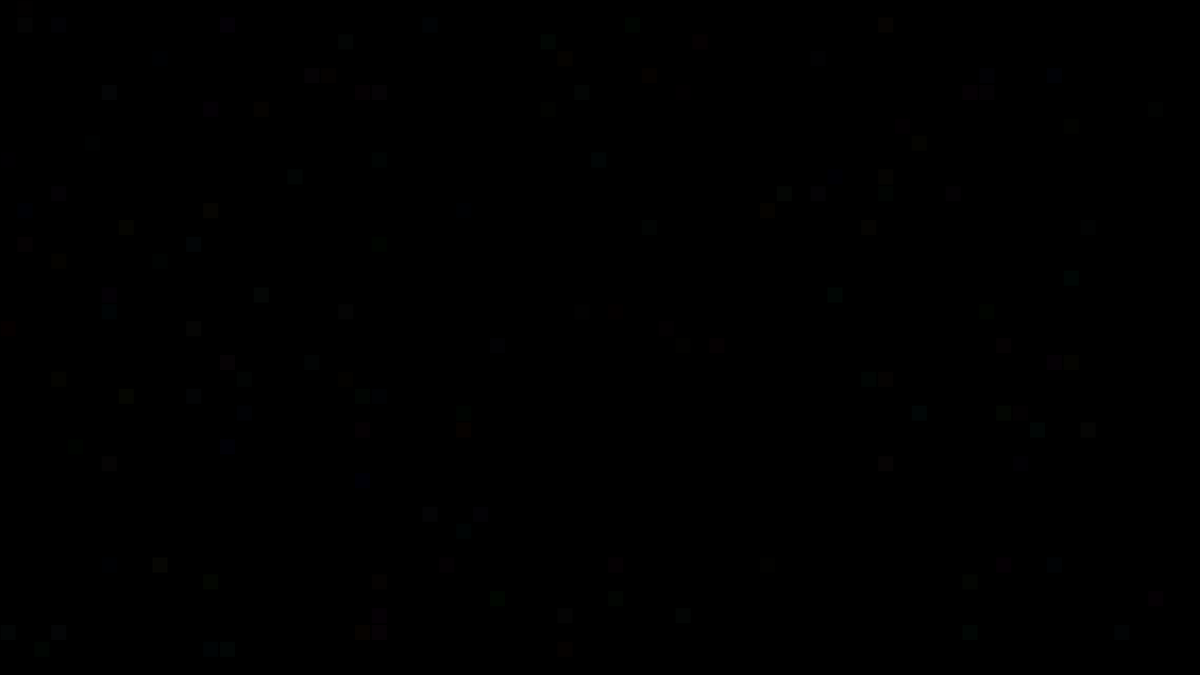
Frame 1 (no input)
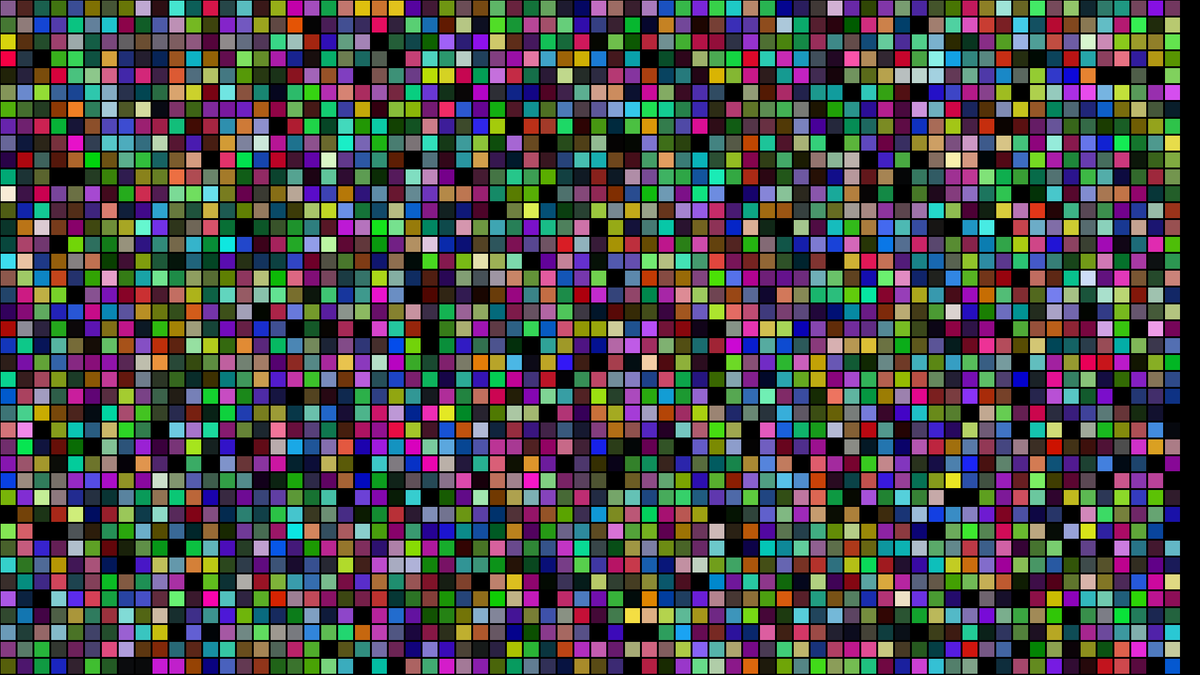
Frame 60 (the mouse pressed at the canvas centre just before this capture)
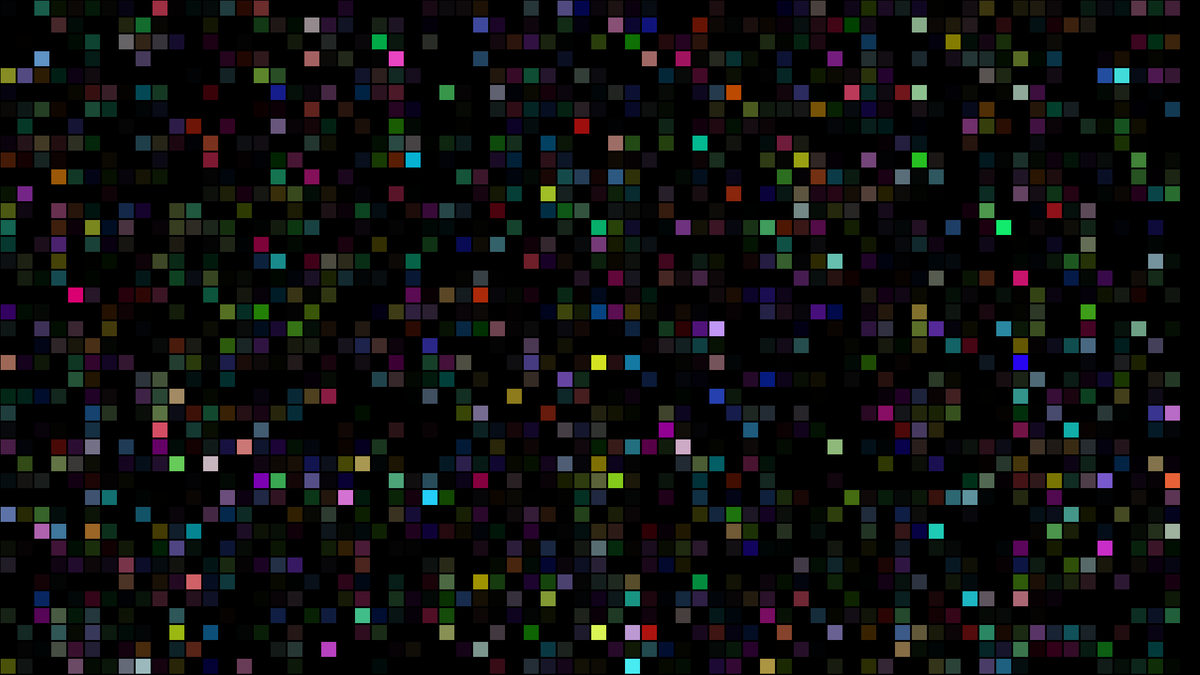
Frame 120 (the mouse held since frame 60 and released just before this capture)

The Processing sketch that drew these frames (run headless with seeded random() and noise(); from frame 60 on, the mouse is pressed at the canvas centre):

// Processing sketch: spriritOfBCN
// ── spriritOfBCN.pde
int sizeX = 25;
int sizeY = 25;
int matrixSizeX = 70;
int matrixSizeY = 40;
int padding = 2;
int[][][] screenMap = new int[matrixSizeX][matrixSizeY][6]; // 0 used or not 1 R 2 G 3 B 4 Alpha 5 fade in /fade out
// city background
int[] city = {
0x00000000, 0x00000000, 0x00000000, 0x00000000, 0x00000000, 0x00000000, 0x00000000, 0x00000000, 0x00000000, 0x00000000, 0x00000000, 0x00000000, 0x00000000, 0x00000000, 0x00000000, 0x00000000, 0x00000000, 0x00000000, 0x00000000, 0x00000000, 0xff000000, 0xff000000, 0xff000000, 0xff000000, 0xff000000, 0xff000000, 0xff000000, 0xff000000, 0xff000000, 0x00000000, 0x00000000, 0x00000000, 0x00000000, 0x00000000, 0x00000000, 0x00000000, 0x00000000, 0x00000000, 0x00000000, 0x00000000, 0x00000000, 0x00000000, 0x00000000, 0x00000000, 0x00000000, 0x00000000, 0x00000000, 0x00000000, 0x00000000, 0x00000000, 0x00000000, 0x00000000, 0x00000000, 0x00000000, 0x00000000, 0x00000000, 0x00000000, 0x00000000, 0x00000000, 0x00000000, 0x00000000, 0x00000000, 0x00000000, 0x00000000, 0x00000000, 0x00000000, 0x00000000, 0x00000000, 0x00000000, 0x00000000, 
0x00000000, 0x00000000, 0x00000000, 0x00000000, 0x00000000, 0x00000000, 0x00000000, 0x00000000, 0x00000000, 0x00000000, 0x00000000, 0x00000000, 0x00000000, 0x00000000, 0x00000000, 0x00000000, 0x00000000, 0x00000000, 0xff000000, 0xff000000, 0xff000000, 0xff000000, 0xff000000, 0xff000000, 0xff000000, 0xff000000, 0xff000000, 0xff000000, 0xff000000, 0x00000000, 0x00000000, 0xff000000, 0x00000000, 0x00000000, 0x00000000, 0x00000000, 0x00000000, 0x00000000, 0x00000000, 0x00000000, 0x00000000, 0x00000000, 0x00000000, 0x00000000, 0x00000000, 0x00000000, 0x00000000, 0x00000000, 0x00000000, 0x00000000, 0x00000000, 0x00000000, 0x00000000, 0x00000000, 0x00000000, 0x00000000, 0x00000000, 0x00000000, 0x00000000, 0x00000000, 0x00000000, 0x00000000, 0x00000000, 0x00000000, 0x00000000, 0x00000000, 0x00000000, 0x00000000, 0x00000000, 0x00000000, 
0x00000000, 0x00000000, 0x00000000, 0x00000000, 0x00000000, 0x00000000, 0x00000000, 0x00000000, 0x00000000, 0x00000000, 0x00000000, 0x00000000, 0x00000000, 0x00000000, 0x00000000, 0x00000000, 0x00000000, 0x00000000, 0xff000000, 0xff000000, 0xff000000, 0xff000000, 0xff000000, 0xff000000, 0xff000000, 0xff000000, 0x00000000, 0x00000000, 0x00000000, 0x00000000, 0xff000000, 0xff000000, 0x00000000, 0x00000000, 0x00000000, 0x00000000, 0x00000000, 0x00000000, 0x00000000, 0x00000000, 0x00000000, 0x00000000, 0x00000000, 0x00000000, 0x00000000, 0x00000000, 0x00000000, 0x00000000, 0x00000000, 0x00000000, 0x00000000, 0x00000000, 0x00000000, 0x00000000, 0x00000000, 0x00000000, 0x00000000, 0x00000000, 0x00000000, 0x00000000, 0x00000000, 0x00000000, 0x00000000, 0x00000000, 0x00000000, 0x00000000, 0x00000000, 0x00000000, 0x00000000, 0x00000000, 
0x00000000, 0x00000000, 0x00000000, 0x00000000, 0x00000000, 0x00000000, 0x00000000, 0x00000000, 0x00000000, 0x00000000, 0x00000000, 0x00000000, 0x00000000, 0x00000000, 0x00000000, 0x00000000, 0x00000000, 0x00000000, 0x00000000, 0x00000000, 0x00000000, 0x00000000, 0x00000000, 0x00000000, 0x00000000, 0x00000000, 0x00000000, 0x00000000, 0x00000000, 0xff000000, 0xff000000, 0xff000000, 0xff000000, 0x00000000, 0x00000000, 0x00000000, 0x00000000, 0x00000000, 0x00000000, 0x00000000, 0x00000000, 0x00000000, 0x00000000, 0x00000000, 0x00000000, 0x00000000, 0x00000000, 0x00000000, 0x00000000, 0x00000000, 0x00000000, 0x00000000, 0x00000000, 0x00000000, 0x00000000, 0x00000000, 0x00000000, 0x00000000, 0x00000000, 0x00000000, 0x00000000, 0x00000000, 0x00000000, 0x00000000, 0x00000000, 0x00000000, 0x00000000, 0x00000000, 0x00000000, 0x00000000, 
0x00000000, 0x00000000, 0x00000000, 0x00000000, 0x00000000, 0x00000000, 0x00000000, 0x00000000, 0x00000000, 0x00000000, 0x00000000, 0x00000000, 0x00000000, 0x00000000, 0x00000000, 0x00000000, 0x00000000, 0x00000000, 0x00000000, 0x00000000, 0x00000000, 0x00000000, 0x00000000, 0x00000000, 0x00000000, 0x00000000, 0x00000000, 0x00000000, 0xff000000, 0xff000000, 0xff000000, 0xff000000, 0xff000000, 0x00000000, 0x00000000, 0x00000000, 0x00000000, 0x00000000, 0x00000000, 0x00000000, 0x00000000, 0x00000000, 0x00000000, 0x00000000, 0x00000000, 0x00000000, 0x00000000, 0x00000000, 0x00000000, 0x00000000, 0x00000000, 0x00000000, 0x00000000, 0x00000000, 0x00000000, 0x00000000, 0x00000000, 0x00000000, 0x00000000, 0x00000000, 0x00000000, 0x00000000, 0x00000000, 0x00000000, 0x00000000, 0x00000000, 0x00000000, 0x00000000, 0x00000000, 0x00000000, 
0x00000000, 0x00000000, 0x00000000, 0x00000000, 0x00000000, 0x00000000, 0x00000000, 0x00000000, 0x00000000, 0x00000000, 0x00000000, 0x00000000, 0x00000000, 0x00000000, 0x00000000, 0x00000000, 0x00000000, 0x00000000, 0x00000000, 0x00000000, 0x00000000, 0x00000000, 0x00000000, 0x00000000, 0x00000000, 0x00000000, 0xff000000, 0xff000000, 0xff000000, 0xff000000, 0xff000000, 0xff000000, 0xff000000, 0x00000000, 0x00000000, 0x00000000, 0x00000000, 0x00000000, 0x00000000, 0x00000000, 0x00000000, 0x00000000, 0x00000000, 0x00000000, 0x00000000, 0x00000000, 0x00000000, 0x00000000, 0x00000000, 0x00000000, 0x00000000, 0x00000000, 0x00000000, 0x00000000, 0x00000000, 0x00000000, 0x00000000, 0x00000000, 0x00000000, 0x00000000, 0x00000000, 0x00000000, 0x00000000, 0x00000000, 0x00000000, 0x00000000, 0x00000000, 0x00000000, 0x00000000, 0x00000000, 
0x00000000, 0x00000000, 0x00000000, 0x00000000, 0x00000000, 0x00000000, 0x00000000, 0x00000000, 0x00000000, 0x00000000, 0x00000000, 0x00000000, 0x00000000, 0x00000000, 0x00000000, 0x00000000, 0x00000000, 0x00000000, 0x00000000, 0x00000000, 0x00000000, 0xff000000, 0xff000000, 0xff000000, 0xff000000, 0xff000000, 0xff000000, 0xff000000, 0xff000000, 0xff000000, 0xff000000, 0xff000000, 0xff000000, 0x00000000, 0x00000000, 0x00000000, 0x00000000, 0x00000000, 0x00000000, 0x00000000, 0x00000000, 0x00000000, 0x00000000, 0x00000000, 0x00000000, 0x00000000, 0x00000000, 0x00000000, 0x00000000, 0x00000000, 0x00000000, 0x00000000, 0x00000000, 0x00000000, 0x00000000, 0x00000000, 0x00000000, 0x00000000, 0x00000000, 0x00000000, 0x00000000, 0x00000000, 0x00000000, 0x00000000, 0x00000000, 0x00000000, 0x00000000, 0x00000000, 0x00000000, 0x00000000, 
0x00000000, 0x00000000, 0x00000000, 0x00000000, 0x00000000, 0x00000000, 0x00000000, 0x00000000, 0x00000000, 0x00000000, 0x00000000, 0x00000000, 0x00000000, 0x00000000, 0x00000000, 0x00000000, 0x00000000, 0x00000000, 0x00000000, 0x00000000, 0x00000000, 0xff000000, 0xff000000, 0xff000000, 0xff000000, 0xff000000, 0xff000000, 0xff000000, 0xff000000, 0xff000000, 0xff000000, 0xff000000, 0xff000000, 0x00000000, 0x00000000, 0x00000000, 0x00000000, 0x00000000, 0x00000000, 0x00000000, 0x00000000, 0x00000000, 0x00000000, 0x00000000, 0x00000000, 0x00000000, 0x00000000, 0x00000000, 0x00000000, 0x00000000, 0x00000000, 0x00000000, 0x00000000, 0x00000000, 0x00000000, 0x00000000, 0x00000000, 0x00000000, 0x00000000, 0x00000000, 0x00000000, 0x00000000, 0x00000000, 0x00000000, 0x00000000, 0x00000000, 0x00000000, 0x00000000, 0x00000000, 0x00000000, 
0x00000000, 0x00000000, 0x00000000, 0x00000000, 0x00000000, 0x00000000, 0x00000000, 0x00000000, 0x00000000, 0x00000000, 0x00000000, 0x00000000, 0x00000000, 0x00000000, 0x00000000, 0x00000000, 0x00000000, 0x00000000, 0x00000000, 0x00000000, 0x00000000, 0x00000000, 0xff000000, 0xff000000, 0xff000000, 0xff000000, 0xff000000, 0xff000000, 0xff000000, 0xff000000, 0xff000000, 0xff000000, 0xff000000, 0xff000000, 0x00000000, 0x00000000, 0x00000000, 0x00000000, 0x00000000, 0x00000000, 0x00000000, 0x00000000, 0x00000000, 0x00000000, 0x00000000, 0x00000000, 0x00000000, 0x00000000, 0x00000000, 0x00000000, 0x00000000, 0x00000000, 0x00000000, 0x00000000, 0x00000000, 0x00000000, 0x00000000, 0x00000000, 0x00000000, 0x00000000, 0x00000000, 0x00000000, 0x00000000, 0x00000000, 0x00000000, 0x00000000, 0x00000000, 0x00000000, 0x00000000, 0x00000000, 
0x00000000, 0x00000000, 0x00000000, 0x00000000, 0x00000000, 0x00000000, 0x00000000, 0x00000000, 0x00000000, 0x00000000, 0x00000000, 0x00000000, 0x00000000, 0x00000000, 0x00000000, 0x00000000, 0x00000000, 0x00000000, 0x00000000, 0x00000000, 0x00000000, 0x00000000, 0x00000000, 0xff000000, 0xff000000, 0xff000000, 0xff000000, 0xff000000, 0xff000000, 0xff000000, 0xff000000, 0xff000000, 0xff000000, 0xff000000, 0xff000000, 0x00000000, 0x00000000, 0x00000000, 0x00000000, 0x00000000, 0x00000000, 0x00000000, 0xff000000, 0xff000000, 0xff000000, 0xff000000, 0x00000000, 0x00000000, 0x00000000, 0x00000000, 0x00000000, 0x00000000, 0x00000000, 0x00000000, 0x00000000, 0x00000000, 0x00000000, 0x00000000, 0x00000000, 0x00000000, 0x00000000, 0x00000000, 0x00000000, 0x00000000, 0x00000000, 0x00000000, 0x00000000, 0x00000000, 0x00000000, 0x00000000, 
0x00000000, 0x00000000, 0x00000000, 0x00000000, 0x00000000, 0x00000000, 0x00000000, 0x00000000, 0x00000000, 0x00000000, 0x00000000, 0x00000000, 0x00000000, 0x00000000, 0x00000000, 0x00000000, 0x00000000, 0x00000000, 0x00000000, 0x00000000, 0x00000000, 0x00000000, 0x00000000, 0x00000000, 0x00000000, 0x00000000, 0x00000000, 0xff000000, 0xff000000, 0xff000000, 0xff000000, 0xff000000, 0xff000000, 0xff000000, 0xff000000, 0x00000000, 0x00000000, 0x00000000, 0x00000000, 0x00000000, 0x00000000, 0x00000000, 0xff000000, 0xff000000, 0xff000000, 0xff000000, 0x00000000, 0x00000000, 0x00000000, 0x00000000, 0x00000000, 0x00000000, 0x00000000, 0x00000000, 0x00000000, 0x00000000, 0x00000000, 0x00000000, 0x00000000, 0x00000000, 0x00000000, 0x00000000, 0x00000000, 0x00000000, 0x00000000, 0x00000000, 0x00000000, 0x00000000, 0x00000000, 0x00000000, 
0x00000000, 0x00000000, 0x00000000, 0x00000000, 0x00000000, 0x00000000, 0x00000000, 0x00000000, 0x00000000, 0x00000000, 0x00000000, 0x00000000, 0x00000000, 0x00000000, 0x00000000, 0x00000000, 0x00000000, 0x00000000, 0x00000000, 0x00000000, 0x00000000, 0x00000000, 0x00000000, 0x00000000, 0x00000000, 0x00000000, 0x00000000, 0xff000000, 0xff000000, 0xff000000, 0xff000000, 0xff000000, 0xff000000, 0xff000000, 0xff000000, 0xff000000, 0x00000000, 0x00000000, 0x00000000, 0x00000000, 0x00000000, 0xff000000, 0xff000000, 0xff000000, 0xff000000, 0xff000000, 0xff000000, 0xff000000, 0xff000000, 0xff000000, 0x00000000, 0x00000000, 0x00000000, 0x00000000, 0x00000000, 0x00000000, 0x00000000, 0x00000000, 0x00000000, 0x00000000, 0x00000000, 0x00000000, 0x00000000, 0x00000000, 0x00000000, 0x00000000, 0x00000000, 0x00000000, 0x00000000, 0x00000000, 
0x00000000, 0x00000000, 0x00000000, 0x00000000, 0x00000000, 0x00000000, 0x00000000, 0x00000000, 0x00000000, 0x00000000, 0x00000000, 0x00000000, 0x00000000, 0x00000000, 0x00000000, 0x00000000, 0x00000000, 0x00000000, 0x00000000, 0x00000000, 0x00000000, 0x00000000, 0x00000000, 0x00000000, 0x00000000, 0x00000000, 0x00000000, 0xff000000, 0xff000000, 0xff000000, 0xff000000, 0xff000000, 0xff000000, 0xff000000, 0xff000000, 0xff000000, 0xff000000, 0x00000000, 0x00000000, 0x00000000, 0xff000000, 0xff000000, 0xff000000, 0xff000000, 0xff000000, 0xff000000, 0xff000000, 0xff000000, 0xff000000, 0xff000000, 0xff000000, 0xff000000, 0xff000000, 0x00000000, 0x00000000, 0x00000000, 0x00000000, 0x00000000, 0x00000000, 0x00000000, 0x00000000, 0x00000000, 0x00000000, 0x00000000, 0x00000000, 0x00000000, 0x00000000, 0x00000000, 0x00000000, 0x00000000, 
0x00000000, 0x00000000, 0x00000000, 0x00000000, 0x00000000, 0x00000000, 0x00000000, 0x00000000, 0x00000000, 0x00000000, 0x00000000, 0x00000000, 0x00000000, 0x00000000, 0x00000000, 0x00000000, 0x00000000, 0x00000000, 0x00000000, 0x00000000, 0x00000000, 0x00000000, 0x00000000, 0x00000000, 0x00000000, 0x00000000, 0x00000000, 0x00000000, 0xff000000, 0xff000000, 0xff000000, 0xff000000, 0xff000000, 0xff000000, 0xff000000, 0xff000000, 0xff000000, 0xff000000, 0xff000000, 0xff000000, 0xff000000, 0xff000000, 0xff000000, 0xff000000, 0xff000000, 0xff000000, 0xff000000, 0xff000000, 0xff000000, 0xff000000, 0xff000000, 0xff000000, 0xff000000, 0xff000000, 0xff000000, 0x00000000, 0x00000000, 0x00000000, 0xff000000, 0xff000000, 0xff000000, 0xff000000, 0x00000000, 0x00000000, 0x00000000, 0x00000000, 0x00000000, 0x00000000, 0x00000000, 0x00000000, 
0x00000000, 0x00000000, 0x00000000, 0x00000000, 0x00000000, 0x00000000, 0x00000000, 0x00000000, 0x00000000, 0x00000000, 0x00000000, 0x00000000, 0x00000000, 0x00000000, 0x00000000, 0x00000000, 0x00000000, 0x00000000, 0x00000000, 0x00000000, 0x00000000, 0x00000000, 0x00000000, 0x00000000, 0x00000000, 0x00000000, 0x00000000, 0x00000000, 0xff000000, 0xff000000, 0xff000000, 0xff000000, 0xff000000, 0xff000000, 0xff000000, 0xff000000, 0xff000000, 0xff000000, 0xff000000, 0xff000000, 0xff000000, 0xff000000, 0xff000000, 0xff000000, 0xff000000, 0xff000000, 0xff000000, 0xff000000, 0xff000000, 0xff000000, 0xff000000, 0xff000000, 0xff000000, 0xff000000, 0xff000000, 0xff000000, 0xff000000, 0xff000000, 0xff000000, 0xff000000, 0xff000000, 0xff000000, 0x00000000, 0x00000000, 0x00000000, 0x00000000, 0x00000000, 0x00000000, 0x00000000, 0x00000000, 
0x00000000, 0x00000000, 0x00000000, 0x00000000, 0x00000000, 0x00000000, 0x00000000, 0x00000000, 0x00000000, 0x00000000, 0x00000000, 0x00000000, 0x00000000, 0x00000000, 0x00000000, 0x00000000, 0x00000000, 0x00000000, 0x00000000, 0x00000000, 0x00000000, 0x00000000, 0x00000000, 0x00000000, 0x00000000, 0x00000000, 0x00000000, 0xff000000, 0xff000000, 0xff000000, 0xff000000, 0xff000000, 0xff000000, 0xff000000, 0xff000000, 0xff000000, 0xff000000, 0xff000000, 0xff000000, 0xff000000, 0xff000000, 0xff000000, 0xff000000, 0xff000000, 0xff000000, 0xff000000, 0xff000000, 0xff000000, 0xff000000, 0xff000000, 0xff000000, 0xff000000, 0xff000000, 0xff000000, 0xff000000, 0xff000000, 0xff000000, 0xff000000, 0xff000000, 0xff000000, 0xff000000, 0xff000000, 0x00000000, 0x00000000, 0x00000000, 0x00000000, 0x00000000, 0x00000000, 0x00000000, 0x00000000, 
0x00000000, 0x00000000, 0x00000000, 0x00000000, 0x00000000, 0x00000000, 0x00000000, 0x00000000, 0x00000000, 0x00000000, 0x00000000, 0x00000000, 0x00000000, 0x00000000, 0x00000000, 0x00000000, 0x00000000, 0x00000000, 0x00000000, 0xff000000, 0xff000000, 0xff000000, 0xff000000, 0xff000000, 0xff000000, 0xff000000, 0xff000000, 0xff000000, 0xff000000, 0xff000000, 0xff000000, 0xff000000, 0xff000000, 0xff000000, 0xff000000, 0xff000000, 0xff000000, 0xff000000, 0xff000000, 0xff000000, 0xff000000, 0xff000000, 0xff000000, 0xff000000, 0xff000000, 0xff000000, 0xff000000, 0xff000000, 0xff000000, 0xff000000, 0xff000000, 0xff000000, 0xff000000, 0xff000000, 0xff000000, 0xff000000, 0xff000000, 0xff000000, 0xff000000, 0xff000000, 0xff000000, 0xff000000, 0x00000000, 0x00000000, 0x00000000, 0x00000000, 0x00000000, 0x00000000, 0x00000000, 0x00000000, 
0x00000000, 0x00000000, 0x00000000, 0x00000000, 0x00000000, 0x00000000, 0x00000000, 0x00000000, 0x00000000, 0x00000000, 0x00000000, 0x00000000, 0x00000000, 0x00000000, 0x00000000, 0x00000000, 0x00000000, 0x00000000, 0xff000000, 0xff000000, 0xff000000, 0xff000000, 0xff000000, 0xff000000, 0xff000000, 0xff000000, 0xff000000, 0xff000000, 0xff000000, 0xff000000, 0xff000000, 0xff000000, 0xff000000, 0xff000000, 0xff000000, 0xff000000, 0xff000000, 0xff000000, 0xff000000, 0xff000000, 0xff000000, 0xff000000, 0xff000000, 0xff000000, 0xff000000, 0xff000000, 0xff000000, 0xff000000, 0xff000000, 0xff000000, 0xff000000, 0xff000000, 0xff000000, 0xff000000, 0xff000000, 0xff000000, 0xff000000, 0xff000000, 0xff000000, 0xff000000, 0xff000000, 0x00000000, 0x00000000, 0x00000000, 0x00000000, 0x00000000, 0x00000000, 0x00000000, 0x00000000, 0x00000000, 
0x00000000, 0x00000000, 0x00000000, 0x00000000, 0x00000000, 0x00000000, 0x00000000, 0x00000000, 0x00000000, 0x00000000, 0x00000000, 0x00000000, 0x00000000, 0x00000000, 0x00000000, 0x00000000, 0x00000000, 0x00000000, 0xff000000, 0xff000000, 0xff000000, 0xff000000, 0xff000000, 0xff000000, 0xff000000, 0xff000000, 0xff000000, 0xff000000, 0xff000000, 0xff000000, 0xff000000, 0xff000000, 0xff000000, 0xff000000, 0xff000000, 0xff000000, 0xff000000, 0xff000000, 0xff000000, 0xff000000, 0xff000000, 0xff000000, 0xff000000, 0xff000000, 0xff000000, 0xff000000, 0xff000000, 0xff000000, 0xff000000, 0xff000000, 0xff000000, 0xff000000, 0xff000000, 0xff000000, 0xff000000, 0xff000000, 0xff000000, 0xff000000, 0xff000000, 0xff000000, 0xff000000, 0x00000000, 0x00000000, 0x00000000, 0x00000000, 0x00000000, 0x00000000, 0x00000000, 0x00000000, 0x00000000, 
0x00000000, 0x00000000, 0x00000000, 0x00000000, 0x00000000, 0x00000000, 0x00000000, 0x00000000, 0x00000000, 0x00000000, 0x00000000, 0x00000000, 0x00000000, 0x00000000, 0x00000000, 0x00000000, 0x00000000, 0x00000000, 0xff000000, 0xff000000, 0xff000000, 0xff000000, 0xff000000, 0xff000000, 0xff000000, 0xff000000, 0xff000000, 0xff000000, 0xff000000, 0xff000000, 0xff000000, 0xff000000, 0xff000000, 0xff000000, 0xff000000, 0xff000000, 0xff000000, 0xff000000, 0xff000000, 0xff000000, 0xff000000, 0xff000000, 0xff000000, 0xff000000, 0xff000000, 0xff000000, 0xff000000, 0xff000000, 0xff000000, 0xff000000, 0xff000000, 0xff000000, 0xff000000, 0xff000000, 0xff000000, 0xff000000, 0xff000000, 0xff000000, 0xff000000, 0xff000000, 0xff000000, 0x00000000, 0x00000000, 0x00000000, 0x00000000, 0x00000000, 0x00000000, 0x00000000, 0x00000000, 0x00000000, 
0x00000000, 0x00000000, 0x00000000, 0x00000000, 0x00000000, 0x00000000, 0x00000000, 0x00000000, 0x00000000, 0x00000000, 0x00000000, 0x00000000, 0x00000000, 0x00000000, 0x00000000, 0x00000000, 0x00000000, 0xff000000, 0xff000000, 0xff000000, 0xff000000, 0xff000000, 0xff000000, 0xff000000, 0xff000000, 0xff000000, 0xff000000, 0xff000000, 0xff000000, 0xff000000, 0xff000000, 0xff000000, 0xff000000, 0xff000000, 0xff000000, 0xff000000, 0xff000000, 0xff000000, 0xff000000, 0xff000000, 0xff000000, 0xff000000, 0xff000000, 0xff000000, 0xff000000, 0xff000000, 0xff000000, 0xff000000, 0xff000000, 0xff000000, 0xff000000, 0xff000000, 0xff000000, 0xff000000, 0xff000000, 0xff000000, 0xff000000, 0xff000000, 0xff000000, 0xff000000, 0x00000000, 0x00000000, 0x00000000, 0x00000000, 0x00000000, 0x00000000, 0x00000000, 0x00000000, 0x00000000, 0x00000000, 
0x00000000, 0x00000000, 0x00000000, 0x00000000, 0x00000000, 0x00000000, 0x00000000, 0x00000000, 0x00000000, 0x00000000, 0x00000000, 0x00000000, 0x00000000, 0x00000000, 0x00000000, 0x00000000, 0x00000000, 0xff000000, 0xff000000, 0xff000000, 0xff000000, 0xff000000, 0xff000000, 0xff000000, 0xff000000, 0xff000000, 0xff000000, 0xff000000, 0xff000000, 0xff000000, 0xff000000, 0xff000000, 0xff000000, 0xff000000, 0xff000000, 0xff000000, 0xff000000, 0xff000000, 0xff000000, 0xff000000, 0xff000000, 0xff000000, 0xff000000, 0xff000000, 0xff000000, 0xff000000, 0xff000000, 0xff000000, 0xff000000, 0xff000000, 0xff000000, 0xff000000, 0xff000000, 0xff000000, 0xff000000, 0xff000000, 0xff000000, 0xff000000, 0xff000000, 0xff000000, 0x00000000, 0x00000000, 0x00000000, 0x00000000, 0x00000000, 0x00000000, 0x00000000, 0x00000000, 0x00000000, 0x00000000, 
0x00000000, 0x00000000, 0x00000000, 0x00000000, 0x00000000, 0x00000000, 0x00000000, 0x00000000, 0x00000000, 0x00000000, 0x00000000, 0x00000000, 0x00000000, 0x00000000, 0x00000000, 0x00000000, 0x00000000, 0xff000000, 0xff000000, 0xff000000, 0xff000000, 0xff000000, 0xff000000, 0xff000000, 0xff000000, 0xff000000, 0xff000000, 0xff000000, 0xff000000, 0xff000000, 0xff000000, 0xff000000, 0xff000000, 0xff000000, 0xff000000, 0xff000000, 0xff000000, 0xff000000, 0xff000000, 0xff000000, 0xff000000, 0xff000000, 0xff000000, 0xff000000, 0xff000000, 0xff000000, 0xff000000, 0xff000000, 0xff000000, 0xff000000, 0xff000000, 0xff000000, 0xff000000, 0xff000000, 0xff000000, 0xff000000, 0xff000000, 0xff000000, 0xff000000, 0xff000000, 0x00000000, 0x00000000, 0x00000000, 0x00000000, 0x00000000, 0x00000000, 0x00000000, 0x00000000, 0x00000000, 0x00000000, 
0x00000000, 0x00000000, 0xff000000, 0xff000000, 0xff000000, 0xff000000, 0xff000000, 0x00000000, 0x00000000, 0x00000000, 0x00000000, 0x00000000, 0x00000000, 0x00000000, 0x00000000, 0x00000000, 0x00000000, 0xff000000, 0xff000000, 0xff000000, 0xff000000, 0xff000000, 0xff000000, 0xff000000, 0xff000000, 0xff000000, 0xff000000, 0xff000000, 0xff000000, 0xff000000, 0xff000000, 0xff000000, 0xff000000, 0xff000000, 0xff000000, 0xff000000, 0xff000000, 0xff000000, 0xff000000, 0xff000000, 0xff000000, 0xff000000, 0xff000000, 0xff000000, 0xff000000, 0xff000000, 0xff000000, 0xff000000, 0xff000000, 0xff000000, 0xff000000, 0xff000000, 0xff000000, 0xff000000, 0xff000000, 0xff000000, 0xff000000, 0xff000000, 0xff000000, 0xff000000, 0x00000000, 0x00000000, 0x00000000, 0x00000000, 0x00000000, 0x00000000, 0x00000000, 0x00000000, 0x00000000, 0x00000000, 
0x00000000, 0x00000000, 0xff000000, 0xff000000, 0xff000000, 0xff000000, 0xff000000, 0xff000000, 0xff000000, 0xff000000, 0x00000000, 0x00000000, 0x00000000, 0x00000000, 0x00000000, 0xff000000, 0xff000000, 0xff000000, 0xff000000, 0xff000000, 0xff000000, 0xff000000, 0xff000000, 0xff000000, 0xff000000, 0xff000000, 0xff000000, 0xff000000, 0xff000000, 0xff000000, 0xff000000, 0xff000000, 0xff000000, 0xff000000, 0xff000000, 0xff000000, 0xff000000, 0xff000000, 0xff000000, 0xff000000, 0xff000000, 0xff000000, 0xff000000, 0xff000000, 0xff000000, 0xff000000, 0xff000000, 0xff000000, 0xff000000, 0xff000000, 0xff000000, 0xff000000, 0xff000000, 0xff000000, 0xff000000, 0xff000000, 0xff000000, 0xff000000, 0xff000000, 0x00000000, 0x00000000, 0x00000000, 0x00000000, 0x00000000, 0x00000000, 0x00000000, 0x00000000, 0x00000000, 0x00000000, 0x00000000, 
0x00000000, 0x00000000, 0xff000000, 0xff000000, 0xff000000, 0xff000000, 0xff000000, 0xff000000, 0xff000000, 0xff000000, 0xff000000, 0xff000000, 0x00000000, 0x00000000, 0x00000000, 0xff000000, 0xff000000, 0xff000000, 0xff000000, 0xff000000, 0xff000000, 0xff000000, 0xff000000, 0xff000000, 0xff000000, 0xff000000, 0xff000000, 0xff000000, 0xff000000, 0xff000000, 0xff000000, 0xff000000, 0xff000000, 0xff000000, 0xff000000, 0xff000000, 0xff000000, 0xff000000, 0xff000000, 0xff000000, 0xff000000, 0xff000000, 0xff000000, 0xff000000, 0xff000000, 0xff000000, 0xff000000, 0xff000000, 0xff000000, 0xff000000, 0xff000000, 0xff000000, 0xff000000, 0xff000000, 0xff000000, 0xff000000, 0xff000000, 0xff000000, 0xff000000, 0x00000000, 0x00000000, 0x00000000, 0x00000000, 0x00000000, 0x00000000, 0x00000000, 0x00000000, 0x00000000, 0x00000000, 0x00000000, 
0x00000000, 0x00000000, 0x00000000, 0xff000000, 0xff000000, 0xff000000, 0xff000000, 0xff000000, 0xff000000, 0xff000000, 0xff000000, 0xff000000, 0xff000000, 0xff000000, 0xff000000, 0xff000000, 0xff000000, 0xff000000, 0xff000000, 0xff000000, 0xff000000, 0xff000000, 0xff000000, 0xff000000, 0xff000000, 0xff000000, 0xff000000, 0xff000000, 0xff000000, 0xff000000, 0xff000000, 0xff000000, 0xff000000, 0xff000000, 0xff000000, 0xff000000, 0xff000000, 0xff000000, 0xff000000, 0xff000000, 0xff000000, 0xff000000, 0xff000000, 0xff000000, 0xff000000, 0xff000000, 0xff000000, 0xff000000, 0xff000000, 0xff000000, 0xff000000, 0xff000000, 0xff000000, 0xff000000, 0xff000000, 0xff000000, 0xff000000, 0xff000000, 0xff000000, 0x00000000, 0x00000000, 0x00000000, 0x00000000, 0x00000000, 0x00000000, 0x00000000, 0x00000000, 0x00000000, 0x00000000, 0x00000000, 
0x00000000, 0x00000000, 0x00000000, 0xff000000, 0xff000000, 0xff000000, 0xff000000, 0xff000000, 0xff000000, 0xff000000, 0xff000000, 0xff000000, 0xff000000, 0xff000000, 0xff000000, 0xff000000, 0xff000000, 0xff000000, 0xff000000, 0xff000000, 0xff000000, 0xff000000, 0xff000000, 0xff000000, 0xff000000, 0xff000000, 0xff000000, 0xff000000, 0xff000000, 0xff000000, 0xff000000, 0xff000000, 0xff000000, 0xff000000, 0xff000000, 0xff000000, 0xff000000, 0xff000000, 0xff000000, 0xff000000, 0xff000000, 0xff000000, 0xff000000, 0xff000000, 0xff000000, 0xff000000, 0xff000000, 0xff000000, 0xff000000, 0xff000000, 0xff000000, 0xff000000, 0xff000000, 0xff000000, 0xff000000, 0xff000000, 0xff000000, 0xff000000, 0x00000000, 0x00000000, 0x00000000, 0x00000000, 0x00000000, 0x00000000, 0x00000000, 0x00000000, 0x00000000, 0x00000000, 0x00000000, 0x00000000, 
0x00000000, 0x00000000, 0x00000000, 0xff000000, 0xff000000, 0xff000000, 0xff000000, 0xff000000, 0xff000000, 0xff000000, 0xff000000, 0xff000000, 0xff000000, 0xff000000, 0xff000000, 0xff000000, 0xff000000, 0xff000000, 0xff000000, 0xff000000, 0xff000000, 0xff000000, 0xff000000, 0xff000000, 0xff000000, 0xff000000, 0xff000000, 0xff000000, 0xff000000, 0xff000000, 0xff000000, 0xff000000, 0xff000000, 0xff000000, 0xff000000, 0xff000000, 0xff000000, 0xff000000, 0xff000000, 0xff000000, 0xff000000, 0xff000000, 0xff000000, 0xff000000, 0xff000000, 0xff000000, 0xff000000, 0xff000000, 0xff000000, 0xff000000, 0xff000000, 0xff000000, 0xff000000, 0xff000000, 0xff000000, 0xff000000, 0xff000000, 0xff000000, 0x00000000, 0x00000000, 0x00000000, 0x00000000, 0x00000000, 0x00000000, 0x00000000, 0x00000000, 0x00000000, 0x00000000, 0x00000000, 0x00000000, 
0x00000000, 0x00000000, 0x00000000, 0x00000000, 0xff000000, 0xff000000, 0xff000000, 0xff000000, 0xff000000, 0xff000000, 0xff000000, 0xff000000, 0xff000000, 0xff000000, 0xff000000, 0xff000000, 0xff000000, 0xff000000, 0xff000000, 0xff000000, 0xff000000, 0xff000000, 0xff000000, 0xff000000, 0xff000000, 0xff000000, 0xff000000, 0xff000000, 0xff000000, 0xff000000, 0xff000000, 0xff000000, 0xff000000, 0xff000000, 0xff000000, 0xff000000, 0xff000000, 0xff000000, 0xff000000, 0xff000000, 0xff000000, 0xff000000, 0xff000000, 0xff000000, 0xff000000, 0xff000000, 0xff000000, 0xff000000, 0xff000000, 0xff000000, 0xff000000, 0xff000000, 0xff000000, 0xff000000, 0xff000000, 0xff000000, 0xff000000, 0xff000000, 0x00000000, 0x00000000, 0x00000000, 0x00000000, 0x00000000, 0x00000000, 0x00000000, 0x00000000, 0x00000000, 0x00000000, 0x00000000, 0x00000000, 
0x00000000, 0x00000000, 0x00000000, 0x00000000, 0x00000000, 0xff000000, 0xff000000, 0xff000000, 0xff000000, 0xff000000, 0xff000000, 0xff000000, 0xff000000, 0xff000000, 0xff000000, 0xff000000, 0xff000000, 0xff000000, 0xff000000, 0xff000000, 0xff000000, 0xff000000, 0xff000000, 0xff000000, 0xff000000, 0xff000000, 0xff000000, 0xff000000, 0xff000000, 0xff000000, 0xff000000, 0xff000000, 0xff000000, 0xff000000, 0x00000000, 0x00000000, 0x00000000, 0x00000000, 0xff000000, 0xff000000, 0xff000000, 0xff000000, 0xff000000, 0xff000000, 0xff000000, 0xff000000, 0xff000000, 0xff000000, 0xff000000, 0xff000000, 0xff000000, 0xff000000, 0xff000000, 0xff000000, 0xff000000, 0xff000000, 0xff000000, 0xff000000, 0x00000000, 0x00000000, 0x00000000, 0x00000000, 0x00000000, 0x00000000, 0x00000000, 0x00000000, 0x00000000, 0x00000000, 0x00000000, 0x00000000, 
0x00000000, 0x00000000, 0x00000000, 0x00000000, 0x00000000, 0xff000000, 0xff000000, 0xff000000, 0xff000000, 0xff000000, 0xff000000, 0xff000000, 0xff000000, 0xff000000, 0xff000000, 0xff000000, 0xff000000, 0xff000000, 0xff000000, 0xff000000, 0xff000000, 0xff000000, 0xff000000, 0xff000000, 0xff000000, 0xff000000, 0xff000000, 0xff000000, 0xff000000, 0xff000000, 0xff000000, 0xff000000, 0x00000000, 0x00000000, 0x00000000, 0x00000000, 0x00000000, 0x00000000, 0x00000000, 0xff000000, 0xff000000, 0xff000000, 0xff000000, 0xff000000, 0xff000000, 0xff000000, 0xff000000, 0xff000000, 0xff000000, 0xff000000, 0xff000000, 0xff000000, 0xff000000, 0xff000000, 0xff000000, 0xff000000, 0xff000000, 0xff000000, 0x00000000, 0x00000000, 0x00000000, 0x00000000, 0x00000000, 0x00000000, 0x00000000, 0x00000000, 0x00000000, 0x00000000, 0x00000000, 0x00000000, 
0x00000000, 0x00000000, 0x00000000, 0x00000000, 0x00000000, 0x00000000, 0xff000000, 0xff000000, 0xff000000, 0xff000000, 0xff000000, 0xff000000, 0xff000000, 0xff000000, 0xff000000, 0xff000000, 0xff000000, 0xff000000, 0xff000000, 0xff000000, 0xff000000, 0xff000000, 0xff000000, 0xff000000, 0xff000000, 0xff000000, 0xff000000, 0xff000000, 0x00000000, 0x00000000, 0x00000000, 0x00000000, 0x00000000, 0x00000000, 0x00000000, 0x00000000, 0x00000000, 0x00000000, 0x00000000, 0xff000000, 0xff000000, 0xff000000, 0xff000000, 0xff000000, 0xff000000, 0xff000000, 0xff000000, 0xff000000, 0xff000000, 0xff000000, 0xff000000, 0xff000000, 0xff000000, 0xff000000, 0xff000000, 0xff000000, 0xff000000, 0xff000000, 0x00000000, 0x00000000, 0x00000000, 0x00000000, 0x00000000, 0x00000000, 0x00000000, 0x00000000, 0x00000000, 0x00000000, 0x00000000, 0x00000000, 
0x00000000, 0x00000000, 0x00000000, 0x00000000, 0x00000000, 0x00000000, 0xff000000, 0xff000000, 0xff000000, 0xff000000, 0xff000000, 0xff000000, 0xff000000, 0xff000000, 0xff000000, 0xff000000, 0xff000000, 0xff000000, 0xff000000, 0xff000000, 0xff000000, 0xff000000, 0xff000000, 0xff000000, 0xff000000, 0xff000000, 0xff000000, 0x00000000, 0x00000000, 0x00000000, 0x00000000, 0x00000000, 0x00000000, 0x00000000, 0x00000000, 0x00000000, 0x00000000, 0xff000000, 0xff000000, 0xff000000, 0xff000000, 0xff000000, 0xff000000, 0xff000000, 0xff000000, 0xff000000, 0xff000000, 0xff000000, 0xff000000, 0xff000000, 0xff000000, 0xff000000, 0xff000000, 0xff000000, 0xff000000, 0xff000000, 0xff000000, 0x00000000, 0x00000000, 0x00000000, 0x00000000, 0x00000000, 0x00000000, 0x00000000, 0x00000000, 0x00000000, 0x00000000, 0x00000000, 0x00000000, 0x00000000, 
0x00000000, 0x00000000, 0x00000000, 0x00000000, 0x00000000, 0x00000000, 0x00000000, 0xff000000, 0xff000000, 0xff000000, 0x00000000, 0x00000000, 0x00000000, 0x00000000, 0xff000000, 0xff000000, 0xff000000, 0xff000000, 0xff000000, 0xff000000, 0xff000000, 0x00000000, 0x00000000, 0x00000000, 0x00000000, 0x00000000, 0x00000000, 0x00000000, 0x00000000, 0x00000000, 0x00000000, 0x00000000, 0x00000000, 0x00000000, 0x00000000, 0xff000000, 0xff000000, 0xff000000, 0xff000000, 0xff000000, 0xff000000, 0xff000000, 0xff000000, 0xff000000, 0xff000000, 0xff000000, 0xff000000, 0xff000000, 0xff000000, 0xff000000, 0xff000000, 0xff000000, 0xff000000, 0xff000000, 0xff000000, 0xff000000, 0xff000000, 0x00000000, 0x00000000, 0x00000000, 0x00000000, 0x00000000, 0x00000000, 0x00000000, 0x00000000, 0x00000000, 0x00000000, 0x00000000, 0x00000000, 0x00000000, 
0x00000000, 0x00000000, 0x00000000, 0x00000000, 0x00000000, 0x00000000, 0x00000000, 0xff000000, 0xff000000, 0xff000000, 0x00000000, 0x00000000, 0x00000000, 0x00000000, 0x00000000, 0xff000000, 0xff000000, 0xff000000, 0x00000000, 0x00000000, 0x00000000, 0x00000000, 0x00000000, 0x00000000, 0x00000000, 0x00000000, 0x00000000, 0x00000000, 0x00000000, 0x00000000, 0x00000000, 0xff000000, 0xff000000, 0xff000000, 0xff000000, 0xff000000, 0xff000000, 0xff000000, 0xff000000, 0x00000000, 0x00000000, 0x00000000, 0x00000000, 0x00000000, 0x00000000, 0x00000000, 0x00000000, 0x00000000, 0x00000000, 0x00000000, 0x00000000, 0x00000000, 0x00000000, 0xff000000, 0xff000000, 0xff000000, 0xff000000, 0x00000000, 0x00000000, 0x00000000, 0x00000000, 0x00000000, 0x00000000, 0x00000000, 0x00000000, 0x00000000, 0x00000000, 0x00000000, 0x00000000, 0x00000000, 
0x00000000, 0x00000000, 0x00000000, 0x00000000, 0x00000000, 0x00000000, 0x00000000, 0x00000000, 0xff000000, 0xff000000, 0x00000000, 0x00000000, 0x00000000, 0x00000000, 0x00000000, 0x00000000, 0x00000000, 0x00000000, 0x00000000, 0x00000000, 0x00000000, 0x00000000, 0x00000000, 0x00000000, 0x00000000, 0x00000000, 0x00000000, 0x00000000, 0x00000000, 0xff000000, 0xff000000, 0xff000000, 0xff000000, 0xff000000, 0xff000000, 0xff000000, 0xff000000, 0x00000000, 0x00000000, 0x00000000, 0x00000000, 0x00000000, 0x00000000, 0x00000000, 0x00000000, 0x00000000, 0x00000000, 0x00000000, 0x00000000, 0x00000000, 0x00000000, 0x00000000, 0x00000000, 0x00000000, 0x00000000, 0xff000000, 0xff000000, 0x00000000, 0x00000000, 0x00000000, 0x00000000, 0x00000000, 0x00000000, 0x00000000, 0x00000000, 0x00000000, 0x00000000, 0x00000000, 0x00000000, 0x00000000, 
0x00000000, 0x00000000, 0x00000000, 0x00000000, 0x00000000, 0x00000000, 0x00000000, 0x00000000, 0xff000000, 0xff000000, 0xff000000, 0xff000000, 0xff000000, 0xff000000, 0xff000000, 0xff000000, 0xff000000, 0x00000000, 0x00000000, 0x00000000, 0x00000000, 0x00000000, 0x00000000, 0x00000000, 0xff000000, 0xff000000, 0xff000000, 0xff000000, 0xff000000, 0xff000000, 0xff000000, 0x00000000, 0x00000000, 0x00000000, 0x00000000, 0x00000000, 0x00000000, 0x00000000, 0x00000000, 0x00000000, 0x00000000, 0x00000000, 0x00000000, 0x00000000, 0x00000000, 0x00000000, 0x00000000, 0x00000000, 0x00000000, 0x00000000, 0x00000000, 0x00000000, 0x00000000, 0x00000000, 0x00000000, 0x00000000, 0x00000000, 0x00000000, 0x00000000, 0x00000000, 0x00000000, 0x00000000, 0x00000000, 0x00000000, 0x00000000, 0x00000000, 0x00000000, 0x00000000, 0x00000000, 0x00000000, 
0x00000000, 0x00000000, 0x00000000, 0x00000000, 0x00000000, 0x00000000, 0x00000000, 0x00000000, 0x00000000, 0xff000000, 0xff000000, 0xff000000, 0xff000000, 0xff000000, 0xff000000, 0xff000000, 0xff000000, 0x00000000, 0x00000000, 0x00000000, 0x00000000, 0x00000000, 0x00000000, 0xff000000, 0xff000000, 0xff000000, 0xff000000, 0xff000000, 0xff000000, 0xff000000, 0x00000000, 0x00000000, 0x00000000, 0x00000000, 0x00000000, 0x00000000, 0x00000000, 0x00000000, 0x00000000, 0x00000000, 0x00000000, 0x00000000, 0x00000000, 0x00000000, 0x00000000, 0x00000000, 0x00000000, 0x00000000, 0x00000000, 0x00000000, 0x00000000, 0x00000000, 0x00000000, 0x00000000, 0x00000000, 0x00000000, 0x00000000, 0x00000000, 0x00000000, 0x00000000, 0x00000000, 0x00000000, 0x00000000, 0x00000000, 0x00000000, 0x00000000, 0x00000000, 0x00000000, 0x00000000, 0x00000000, 
0x00000000, 0x00000000, 0x00000000, 0x00000000, 0x00000000, 0x00000000, 0x00000000, 0x00000000, 0x00000000, 0xff000000, 0xff000000, 0xff000000, 0xff000000, 0xff000000, 0xff000000, 0xff000000, 0xff000000, 0x00000000, 0x00000000, 0x00000000, 0x00000000, 0x00000000, 0x00000000, 0xff000000, 0xff000000, 0xff000000, 0x00000000, 0x00000000, 0x00000000, 0x00000000, 0x00000000, 0x00000000, 0x00000000, 0x00000000, 0x00000000, 0x00000000, 0x00000000, 0x00000000, 0x00000000, 0x00000000, 0x00000000, 0x00000000, 0x00000000, 0x00000000, 0x00000000, 0x00000000, 0x00000000, 0x00000000, 0x00000000, 0x00000000, 0x00000000, 0x00000000, 0x00000000, 0x00000000, 0x00000000, 0x00000000, 0x00000000, 0x00000000, 0x00000000, 0x00000000, 0x00000000, 0x00000000, 0x00000000, 0x00000000, 0x00000000, 0x00000000, 0x00000000, 0x00000000, 0x00000000, 0x00000000
};

void calculateMatrix() {
  for (int x=0;x<matrixSizeX;x++) {
    for (int y=0;y<matrixSizeY;y++) {
      //println("alpha",x,y,screenMap[x][y][4]);
      if (screenMap[x][y][4]<=0) {
        if (int(random(20))==1) {
          screenMap[x][y][1]=int(random(255));
          screenMap[x][y][2]=int(random(255));
          screenMap[x][y][3]=int(random(255));
          screenMap[x][y][4]=1;
          //println("created",x,y);
        }
      } 
      if (screenMap[x][y][4] > 0 && screenMap[x][y][5]==1) {
        screenMap[x][y][4]=screenMap[x][y][4]+5;
        if (screenMap[x][y][4]>=255) { screenMap[x][y][5]=0; }
      }
      if (screenMap[x][y][4] > 0 && screenMap[x][y][5]==0) {
          screenMap[x][y][4]=screenMap[x][y][4]-5;
          if (screenMap[x][y][4]<=0) { screenMap[x][y][5]=1; }
      }
    }
  }
}


void setup() {
  size(1920,1080);
   for (int x=0;x<matrixSizeX;x++) {
    for (int y=0;y<matrixSizeY;y++) {
      println(hex(city[(y*40)+x]));
      screenMap[x][y][0]=0;
      screenMap[x][y][1]=0;
      screenMap[x][y][2]=0;
      screenMap[x][y][3]=0;
      screenMap[x][y][4]=0;
      screenMap[x][y][5]=1;
    }
  }
}

void draw() {
  background(0);
  calculateMatrix();
  for (int x=0;x<matrixSizeX;x++) {
    for (int y=0;y<matrixSizeY;y++) {
      fill(screenMap[x][y][1],screenMap[x][y][2],screenMap[x][y][3],screenMap[x][y][4]);
      //fill(255,0,0);
      rect(x*(sizeX+padding), y*(sizeX+padding), sizeX, sizeX);
    }
  }
}
